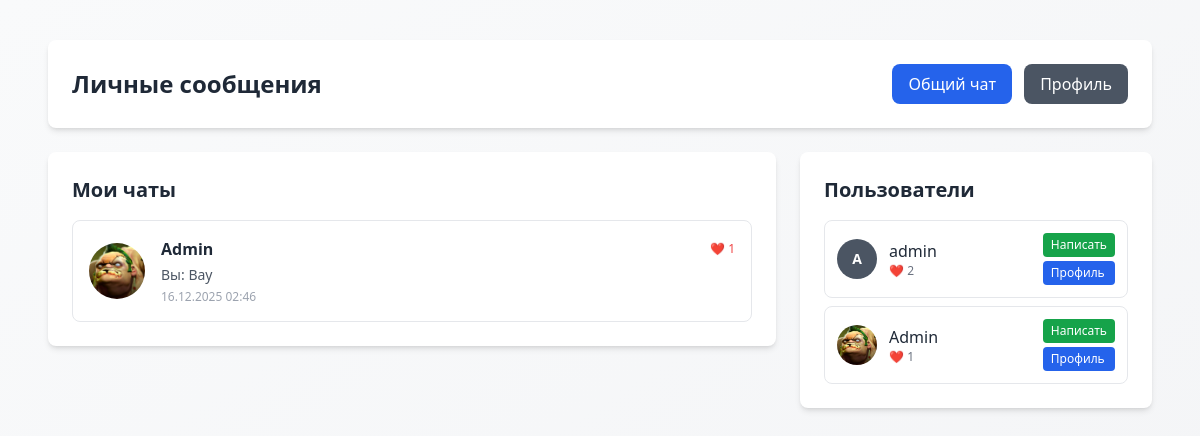
The page /chat/private/ (signed in) on the database its author committed.
### chat/models.py (models this page shows, shortened)
class PrivateChat(models.Model):
    participants = models.ManyToManyField(User, related_name='private_chats')
    created_at = models.DateTimeField(auto_now_add=True)
    def get_other_user(self, current_user):
        return self.participants.exclude(id=current_user.id).first()

class UserProfile(models.Model):
    user = models.OneToOneField(User, on_delete=models.CASCADE)
    avatar = models.ImageField(upload_to='avatars/', blank=True, null=True)
    bio = models.TextField(max_length=500, blank=True)

class PrivateMessage(models.Model):
    chat = models.ForeignKey(PrivateChat, on_delete=models.CASCADE, related_name='messages')
    sender = models.ForeignKey(User, on_delete=models.CASCADE)
    content = models.TextField()
    timestamp = models.DateTimeField(auto_now_add=True)
    is_read = models.BooleanField(default=False)
    class Meta:
        ordering = ['timestamp']

### chat/views.py (the view)
# urls.py: path('private/', views.private_chats, name='private_chats'),
@login_required
def private_chats(request):
    from .models import PrivateChat, PrivateMessage
    chats = PrivateChat.objects.filter(participants=request.user).prefetch_related('participants', 'messages')
    chat_data = []
    for chat in chats:
        other_user = chat.get_other_user(request.user)
        last_message = chat.messages.last()
        unread_count = chat.messages.filter(is_read=False).exclude(sender=request.user).count()
        chat_data.append({
            'chat': chat,
            'other_user': other_user,
            'last_message': last_message,
            'unread_count': unread_count,
        })
    all_users = User.objects.exclude(id=request.user.id).select_related('userprofile')
    context = {
        'chat_data': chat_data,
        'all_users': all_users,
    }
    return render(request, 'chat/private_chats.html', context)

### templates/chat/private_chats.html (shortened to what this page needs)
{% extends 'base.html' %}
{% load static %}
{% block content %}
<div class="max-w-6xl mx-auto p-6">
    <div class="bg-white rounded-lg shadow-md p-6 mb-6">
        <div class="flex items-center justify-between">
            <h1 class="text-2xl font-bold text-gray-800">Личные сообщения</h1>
            <div class="flex space-x-3">
                <a href="{% url 'room' %}" class="bg-blue-600 text-white px-4 py-2 rounded-lg hover:bg-blue-700 transition">
                    Общий чат
                </a>
                <a href="{% url 'profile' %}" class="bg-gray-600 text-white px-4 py-2 rounded-lg hover:bg-gray-700 transition">
                    Профиль
                </a>
            </div>
        </div>
    </div>
    <div class="grid grid-cols-1 lg:grid-cols-3 gap-6">
        <div class="lg:col-span-2">
            <div class="bg-white rounded-lg shadow-md p-6">
                <h2 class="text-xl font-bold text-gray-800 mb-4">Мои чаты</h2>
                {% if chat_data %}
                    <div class="space-y-3">
                        {% for item in chat_data %}
                            <div class="border rounded-lg hover:shadow-md transition-shadow bg-white">
                                <a href="{% url 'private_chat_room' item.chat.id %}" class="block p-4">
                                    <div class="flex items-center space-x-4">
                                        {% if item.other_user.userprofile.avatar %}
                                            <img src="{{ item.other_user.userprofile.avatar.url }}" alt="Аватар" class="w-14 h-14 rounded-full object-cover flex-shrink-0">
                                        {% else %}
                                            <div class="w-14 h-14 bg-blue-600 rounded-full flex items-center justify-center text-white font-bold text-lg flex-shrink-0">
                                                {{ item.other_user.username|first|upper }}
                                            </div>
                                        {% endif %}
                                        <div class="flex-1 min-w-0">
                                            <div class="flex items-center justify-between mb-1">
                                                <h3 class="font-semibold text-gray-800 truncate">{{ item.other_user.username }}</h3>
                                                <div class="flex items-center space-x-2">
                                                    <span class="text-xs text-red-500">❤️ {{ item.other_user.received_likes.count }}</span>
                                                </div>
                                            </div>
                                            {% if item.last_message %}
                                                <p class="text-gray-600 text-sm truncate mb-1">
                                                    {% if item.last_message.sender == user %}<span class="font-medium">Вы:</span> {% endif %}
                                                    {{ item.last_message.content }}
                                                </p>
                                                <p class="text-gray-400 text-xs">{{ item.last_message.timestamp|date:"d.m.Y H:i" }}</p>
                                            {% else %}
                                                <p class="text-gray-400 text-sm">Нет сообщений</p>
                                            {% endif %}
                                        </div>
                                    </div>
                                </a>
                            </div>
                        {% endfor %}
                    </div>
                {% else %}
                    <div class="text-center text-gray-500 py-8">
                        <p>У вас пока нет личных чатов</p>
                        <p class="text-sm">Выберите пользователя справа, чтобы начать общение</p>
                    </div>
                {% endif %}
            </div>
        </div>
        <div class="lg:col-span-1">
            <div class="bg-white rounded-lg shadow-md p-6">
                <h2 class="text-xl font-bold text-gray-800 mb-4">Пользователи</h2>
                <div class="space-y-2 max-h-96 overflow-y-auto">
                    {% for user_item in all_users %}
                        <div class="bg-white border rounded-lg p-3 hover:shadow-md transition-shadow">
                            <div class="flex items-center justify-between">
                                <div class="flex items-center space-x-3 min-w-0 flex-1">
                                    {% if user_item.userprofile.avatar %}
                                        <img src="{{ user_item.userprofile.avatar.url }}" alt="Аватар" class="w-10 h-10 rounded-full object-cover flex-shrink-0">
                                    {% else %}
                                        <div class="w-10 h-10 bg-gray-600 rounded-full flex items-center justify-center text-white text-sm font-bold flex-shrink-0">
                                            {{ user_item.username|first|upper }}
                                        </div>
                                    {% endif %}
                                    <div class="min-w-0 flex-1">
                                        <a href="{% url 'user_profile' user_item.id %}" class="text-gray-800 hover:text-blue-600 font-medium block truncate">{{ user_item.username }}</a>
                                        <div class="flex items-center space-x-1 text-xs text-gray-500">
                                            <span>❤️ {{ user_item.received_likes.count }}</span>
                                        </div>
                                    </div>
                                </div>
                                <div class="flex flex-col space-y-1 ml-2">
                                    <a href="{% url 'start_private_chat' user_item.id %}" class="bg-green-600 text-white px-2 py-1 rounded text-xs hover:bg-green-700 transition whitespace-nowrap">
                                        Написать
                                    </a>
                                    <a href="{% url 'user_profile' user_item.id %}" class="bg-blue-600 text-white px-2 py-1 rounded text-xs hover:bg-blue-700 transition whitespace-nowrap">
                                        Профиль
                                    </a>
                                </div>
                            </div>
                        </div>
                    {% endfor %}
                </div>
            </div>
        </div>
    </div>
</div>
{% endblock %}

### rows shown on the page
PrivateChat: other_user.userprofile.avatar (picture), other_user.username "Admin", other_user.received_likes.count "1", last_message.content "Вау", last_message.timestamp "16.12.2025 02:46"

### other values the page prints
{{ user_item.username|first|upper }} "A"
{{ user_item.username }} "admin"
{{ user_item.received_likes.count }} "2"
{{ user_item.username }} "Admin"
{{ user_item.received_likes.count }} "1"
